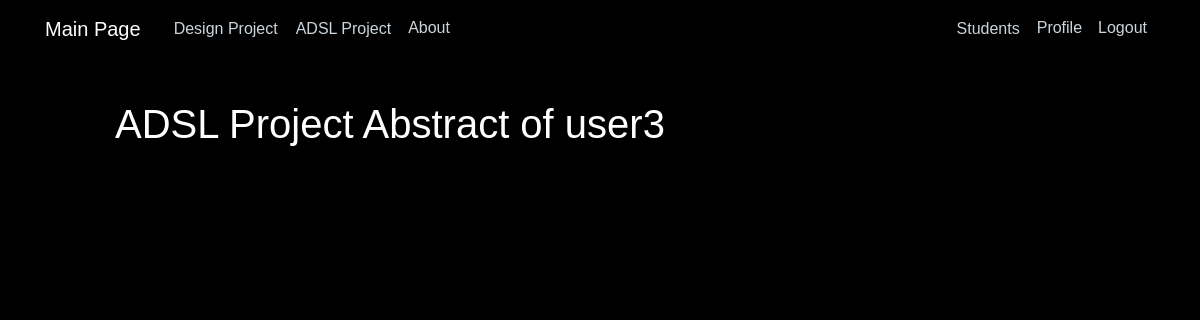
Before: /ADSL/user/user3/abstract (signed in) with the older database file.
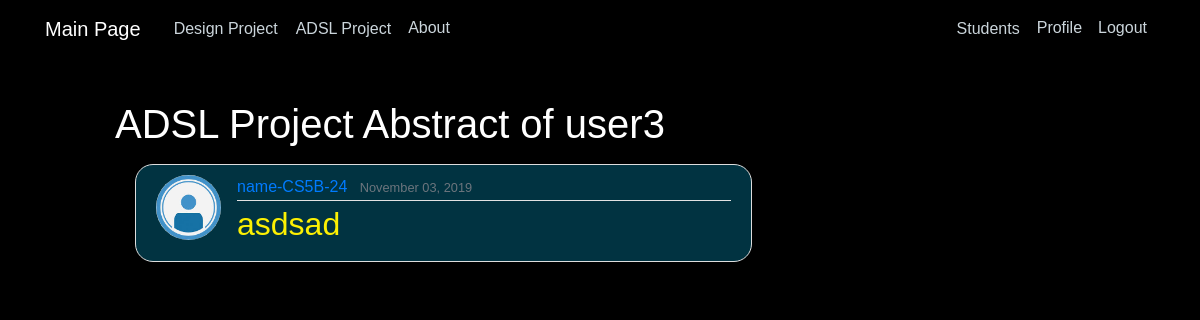
After: the same page with the newer database file.
### ADSL/models.py (models this page shows, shortened)
class ADSL_Document(models.Model):
    title = models.CharField(max_length=100)
    description = models.CharField(max_length=255, blank=True)
    author = models.ForeignKey(User, on_delete=models.CASCADE)
    document = models.FileField(upload_to='documents/')
    uploaded_at = models.DateTimeField(default=timezone.now)

### users/models.py (models this page shows, shortened)
class Profile(models.Model):
    user = models.OneToOneField(User, on_delete=models.CASCADE)
    name = models.CharField(max_length=30, default="name")
    class_div = models.CharField(max_length=10)
    rollno = models.CharField(max_length=10)
    image = models.ImageField(default='profile_pics/default.jpg', upload_to='profile_pics')

### ADSL/views.py (the view)
# urls.py: path('user/<username>/abstract',UserPostListView.as_view(), name="ADSL-user-abstract"),
class UserPostListView(LoginRequiredMixin,ListView):
    model = ADSL_Document
    template_name = 'ADSL/user_abstract.html'
    context_object_name = 'posts'
    def get_queryset(self):
        user = get_object_or_404(User, username=self.kwargs.get('username'))
        return ADSL_Document.objects.filter(author=user).order_by('uploaded_at')

### ADSL/templates/ADSL/user_abstract.html
{% extends "home/base.html" %}
{% load static %}
{% block content %}
    <h1 class="mb-3">ADSL Project Abstract of {{ view.kwargs.username }}</h1>
    {% for post in posts %}
      <article class="media content-section">
        <img class="rounded-circle article-img" src="{{ post.author.profile.image.url }}">
        <div class="media-body">
          <div class="article-metadata">
            <a class="mr-2" href="{% url 'ADSL-user-abstract' post.author.username %}">{{ post.author.profile.name }}-{{ post.author.profile.class_div }}-{{ post.author.profile.rollno }}</a>
            <small class="text-muted">{{ post.uploaded_at|date:"F d, Y" }}</small>
          </div>
          <h2><a class="article-title" href="{% url 'ADSL-abstract-detail' post.id %}" style="color:#fcf003">{{ post.title }}</a></h2>
        </div>
      </article>
    {% endfor %}
{% endblock content %}

Changed rows visible on the page:
added ADSL_Document: author.profile.image (placeholder picture), author.profile.name "name", author.profile.class_div "CS5B", author.profile.rollno "24", uploaded_at "November 03, 2019", title "asdsad"
